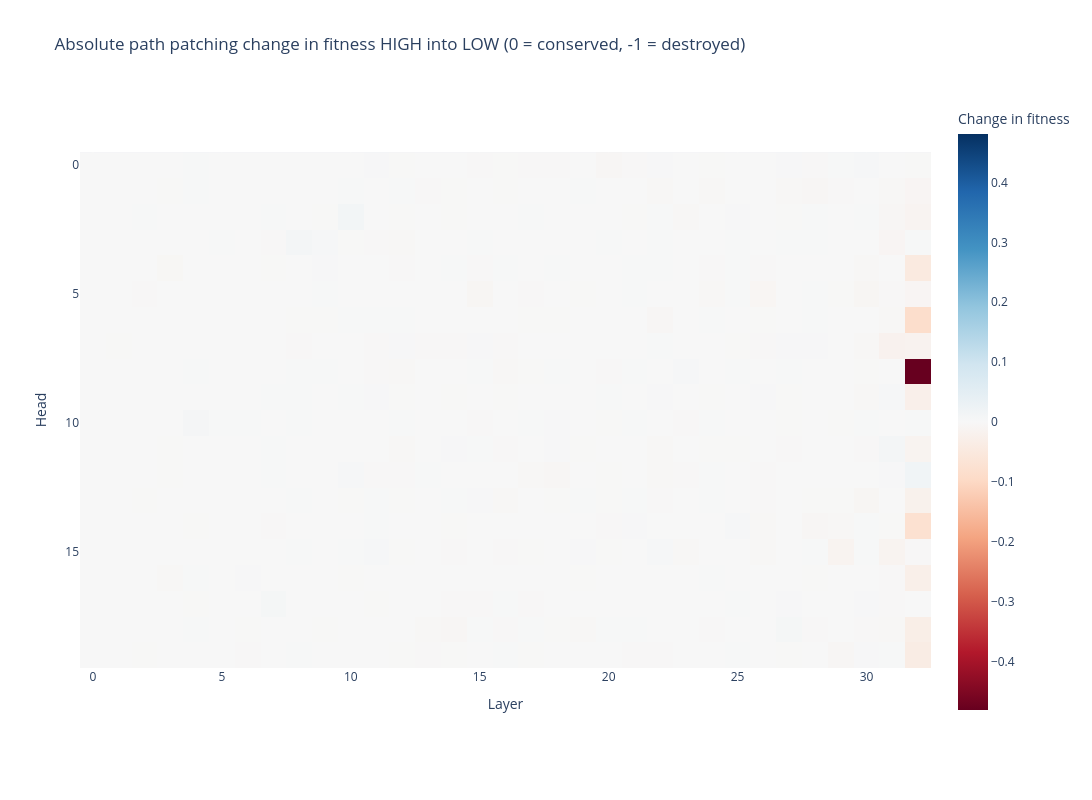

Notebook code for this chart:
### Markdown cell above
#### Fig 22.4 -- Absolute path patching (HIGH into LOW) from attn. to final logit

### Code cell
imshow(
    abs_patch_head.T,
    labels={"x": "Layer", "y": "Head", "color": "Change in fitness"},
    title="Absolute path patching change in fitness HIGH into LOW (0 = conserved, -1 = destroyed)",
    width=1200,
    height=800
)

### Figure 1 — Plotly figure (JSON) as saved in the notebook; plotly's stock layout.template omitted (floating-point values rounded to 4 significant figures; data arrays with more than 128 entries replaced by an {"elided": "..."} marker saying what was removed)
{"data": [{"coloraxis": "coloraxis", "hovertemplate": "Layer: %{x}<br>Head: %{y}<br>Change in fitness: %{z}<extra></extra>", "name": "0", "type": "heatmap", "xaxis": "x", "yaxis": "y", "z": {"elided": "20x33 float values"}}], "layout": {"coloraxis": {"cmid": 0, "colorbar": {"title": {"text": "Change in fitness"}}, "colorscale": [[0, "rgb(103,0,31)"], [0.1, "rgb(178,24,43)"], [0.2, "rgb(214,96,77)"], [0.3, "rgb(244,165,130)"], [0.4, "rgb(253,219,199)"], [0.5, "rgb(247,247,247)"], [0.6, "rgb(209,229,240)"], [0.7, "rgb(146,197,222)"], [0.8, "rgb(67,147,195)"], [0.9, "rgb(33,102,172)"], [1, "rgb(5,48,97)"]]}, "height": 800, "title": {"text": "Absolute path patching change in fitness HIGH into LOW (0 = conserved, -1 = destroyed)"}, "width": 1200, "xaxis": {"anchor": "y", "constrain": "domain", "domain": [0, 1], "scaleanchor": "y", "title": {"text": "Layer"}}, "yaxis": {"anchor": "x", "autorange": "reversed", "constrain": "domain", "domain": [0, 1], "title": {"text": "Head"}}}}
